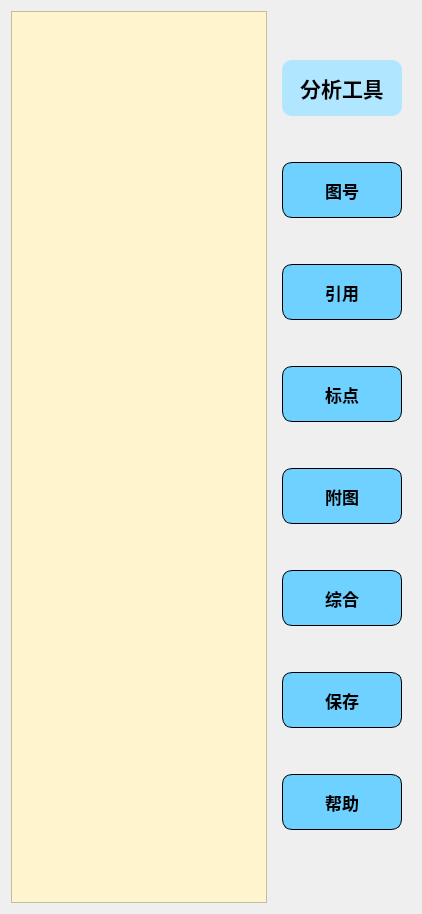
            <widget class="QWidget" name="tab3">
             <attribute name="title">
              <string>松土种菜</string>
             </attribute>
             <layout class="QHBoxLayout" name="horizontalLayout_11">
              <item>
               <widget class="QPlainTextEdit" name="plain3">
                <property name="font">
                 <font>
                  <pointsize>12</pointsize>
                 </font>
                </property>
                <property name="styleSheet">
                 <string notr="true">background-color: rgb(255, 244, 205);</string>
                </property>
                <property name="placeholderText">
                 <string/>
                </property>
               </widget>
              </item>
              <item>
               <widget class="QWidget" name="widget_11" native="true">
                <layout class="QVBoxLayout" name="verticalLayout_10">
                 <item>
                  <spacer name="verticalSpacer_32">
                   <property name="orientation">
                    <enum>Qt::Vertical</enum>
                   </property>
                   <property name="sizeHint" stdset="0">
                    <size>
                     <width>20</width>
                     <height>40</height>
                    </size>
                   </property>
                  </spacer>
                 </item>
                 <item>
                  <widget class="QLabel" name="ana3">
                   <property name="minimumSize">
                    <size>
                     <width>120</width>
                     <height>56</height>
                    </size>
                   </property>
                   <property name="font">
                    <font>
                     <pointsize>16</pointsize>
                     <weight>75</weight>
                     <bold>true</bold>
                    </font>
                   </property>
                   <property name="styleSheet">
                    <string notr="true">#ana3{
	background-color: rgb(176, 230, 255);
	border-radius:10px;

}</string>
                   </property>
                   <property name="text">
                    <string>分析工具</string>
                   </property>
                   <property name="alignment">
                    <set>Qt::AlignCenter</set>
                   </property>
                  </widget>
                 </item>
                 <item>
                  <spacer name="verticalSpacer_5">
                   <property name="orientation">
                    <enum>Qt::Vertical</enum>
                   </property>
                   <property name="sizeHint" stdset="0">
                    <size>
                     <width>20</width>
                     <height>40</height>
                    </size>
                   </property>
                  </spacer>
                 </item>
                 <item>
                  <widget class="QPushButton" name="fig">
                   <property name="sizePolicy">
                    <sizepolicy hsizetype="Preferred" vsizetype="Fixed">
                     <horstretch>0</horstretch>
                     <verstretch>0</verstretch>
                    </sizepolicy>
                   </property>
                   <property name="minimumSize">
                    <size>
                     <width>120</width>
                     <height>56</height>
                    </size>
                   </property>
                   <property name="font">
                    <font>
                     <pointsize>13</pointsize>
                     <weight>75</weight>
                     <bold>true</bold>
                    </font>
                   </property>
                   <property name="styleSheet">
                    <string notr="true">#fig{
		background-color: rgb(110, 209, 255);
	color: rgb(0, 0, 0);
	border:1px solid rgb(0,0,0);
	border-radius:10px;
	Width:60;
Height:36
}
#fig:hover {
	background-color: rgb(255, 255, 255);
	color: rgb(0, 0, 0);
}
#fig:pressed {
	padding-top:3px;
	padding-left:3px;
}


</string>
                   </property>
                   <property name="text">
                    <string>图号</string>
                   </property>
                   <property name="icon">
                    <iconset>
                     <normaloff>:/img/imag/analyse/8.png</normaloff>:/img/imag/analyse/8.png</iconset>
                   </property>
                   <property name="iconSize">
                    <size>
                     <width>20</width>
                     <height>20</height>
                    </size>
                   </property>
                  </widget>
                 </item>
                 <item>
                  <spacer name="verticalSpacer_33">
                   <property name="orientation">
                    <enum>Qt::Vertical</enum>
                   </property>
                   <property name="sizeHint" stdset="0">
                    <size>
                     <width>20</width>
                     <height>40</height>
                    </size>
                   </property>
                  </spacer>
                 </item>
                 <item>
                  <widget class="QPushButton" name="yin3">
                   <property name="sizePolicy">
                    <sizepolicy hsizetype="Preferred" vsizetype="Fixed">
                     <horstretch>0</horstretch>
                     <verstretch>0</verstretch>
                    </sizepolicy>
                   </property>
                   <property name="minimumSize">
                    <size>
                     <width>120</width>
                     <height>56</height>
                    </size>
                   </property>
                   <property name="font">
                    <font>
                     <pointsize>13</pointsize>
                     <weight>75</weight>
                     <bold>true</bold>
                    </font>
                   </property>
                   <property name="styleSheet">
                    <string notr="true">#yin3{
	background-color: rgb(110, 209, 255);
	color: rgb(0, 0, 0);
	border:1px solid rgb(0,0,0);
	border-radius:10px;
	Width:60;
Height:36
}
#yin3:hover {
	background-color: rgb(255, 255, 255);
	color: rgb(0, 0, 0);
}
#yin3:pressed {
	padding-top:3px;
	padding-left:3px;
}


</string>
                   </property>
                   <property name="text">
                    <string>引用</string>
                   </property>
                   <property name="icon">
                    <iconset>
                     <normaloff>:/img/imag/analyse/7.png</normaloff>:/img/imag/analyse/7.png</iconset>
                   </property>
                   <property name="iconSize">
                    <size>
                     <width>20</width>
                     <height>20</height>
                    </size>
                   </property>
                  </widget>
                 </item>
                 <item>
                  <spacer name="verticalSpacer_34">
                   <property name="orientation">
                    <enum>Qt::Vertical</enum>
                   </property>
                   <property name="sizeHint" stdset="0">
                    <size>
                     <width>20</width>
                     <height>40</height>
                    </size>
                   </property>
                  </spacer>
                 </item>
                 <item>
                  <widget class="QPushButton" name="point3">
                   <property name="sizePolicy">
                    <sizepolicy hsizetype="Preferred" vsizetype="Fixed">
                     <horstretch>0</horstretch>
                     <verstretch>0</verstretch>
                    </sizepolicy>
                   </property>
                   <property name="minimumSize">
                    <size>
                     <width>120</width>
                     <height>56</height>
                    </size>
                   </property>
                   <property name="font">
                    <font>
                     <pointsize>13</pointsize>
                     <weight>75</weight>
                     <bold>true</bold>
                    </font>
                   </property>
                   <property name="styleSheet">
                    <string notr="true">#point3{
	background-color: rgb(110, 209, 255);
	color: rgb(0, 0, 0);
	border:1px solid rgb(0,0,0);
	border-radius:10px;
	Width:60;
Height:36
}
#point3:hover {
	background-color: rgb(255, 255, 255);
	color: rgb(0, 0, 0);
}
#point3:pressed {
	padding-top:3px;
	padding-left:3px;
}


</string>
                   </property>
                   <property name="text">
                    <string>标点</string>
                   </property>
                   <property name="icon">
                    <iconset>
                     <normaloff>:/img/imag/analyse/3.png</normaloff>:/img/imag/analyse/3.png</iconset>
                   </property>
                   <property name="iconSize">
                    <size>
                     <width>20</width>
                     <height>20</height>
                    </size>
                   </property>
                  </widget>
                 </item>
                 <item>
                  <spacer name="verticalSpacer_35">
                   <property name="orientation">
                    <enum>Qt::Vertical</enum>
                   </property>
                   <property name="sizeHint" stdset="0">
                    <size>
                     <width>20</width>
                     <height>40</height>
                    </size>
                   </property>
                  </spacer>
                 </item>
                 <item>
                  <widget class="QPushButton" name="pic3">
                   <property name="sizePolicy">
                    <sizepolicy hsizetype="Preferred" vsizetype="Fixed">
                     <horstretch>0</horstretch>
                     <verstretch>0</verstretch>
                    </sizepolicy>
                   </property>
                   <property name="minimumSize">
                    <size>
                     <width>120</width>
                     <height>56</height>
                    </size>
                   </property>
                   <property name="font">
                    <font>
                     <pointsize>13</pointsize>
                     <weight>75</weight>
                     <bold>true</bold>
                    </font>
                   </property>
                   <property name="styleSheet">
                    <string notr="true">#pic3{
	background-color: rgb(110, 209, 255);
	color: rgb(0, 0, 0);
	border:1px solid rgb(0,0,0);
	border-radius:10px;
	Width:60;
Height:36
}
#pic3:hover {
	background-color: rgb(255, 255, 255);
	color: rgb(0, 0, 0);
}
#pic3:pressed {
	padding-top:3px;
	padding-left:3px;
}


</string>
                   </property>
                   <property name="text">
                    <string>附图</string>
                   </property>
                   <property name="icon">
                    <iconset>
                     <normaloff>:/img/imag/analyse/3.png</normaloff>:/img/imag/analyse/3.png</iconset>
                   </property>
                   <property name="iconSize">
                    <size>
                     <width>20</width>
                     <height>20</height>
                    </size>
                   </property>
                  </widget>
                 </item>
                 <item>
                  <spacer name="verticalSpacer_36">
                   <property name="orientation">
                    <enum>Qt::Vertical</enum>
                   </property>
                   <property name="sizeHint" stdset="0">
                    <size>
                     <width>20</width>
                     <height>40</height>
                    </size>
                   </property>
                  </spacer>
                 </item>
                 <item>
                  <widget class="QPushButton" name="syn3">
                   <property name="sizePolicy">
                    <sizepolicy hsizetype="Preferred" vsizetype="Fixed">
                     <horstretch>0</horstretch>
                     <verstretch>0</verstretch>
                    </sizepolicy>
                   </property>
                   <property name="minimumSize">
                    <size>
                     <width>120</width>
                     <height>56</height>
                    </size>
                   </property>
                   <property name="font">
                    <font>
                     <pointsize>13</pointsize>
                     <weight>75</weight>
                     <bold>true</bold>
                    </font>
                   </property>
                   <property name="styleSheet">
                    <string notr="true">#syn3{
	background-color: rgb(110, 209, 255);
	color: rgb(0, 0, 0);
	border:1px solid rgb(0,0,0);
	border-radius:10px;
	Width:60;
Height:36
}
#syn3:hover {
	background-color: rgb(255, 255, 255);
	color: rgb(0, 0, 0);
}
#syn3:pressed {
	padding-top:3px;
	padding-left:3px;
}


</string>
                   </property>
                   <property name="text">
                    <string>综合</string>
                   </property>
                   <property name="icon">
                    <iconset>
                     <normaloff>:/img/imag/analyse/1.png</normaloff>:/img/imag/analyse/1.png</iconset>
                   </property>
                   <property name="iconSize">
                    <size>
                     <width>20</width>
                     <height>20</height>
                    </size>
                   </property>
                  </widget>
                 </item>
                 <item>
                  <spacer name="verticalSpacer_37">
                   <property name="orientation">
                    <enum>Qt::Vertical</enum>
                   </property>
                   <property name="sizeHint" stdset="0">
                    <size>
                     <width>20</width>
                     <height>40</height>
                    </size>
                   </property>
                  </spacer>
                 </item>
                 <item>
                  <widget class="QPushButton" name="save3">
                   <property name="sizePolicy">
                    <sizepolicy hsizetype="Preferred" vsizetype="Fixed">
                     <horstretch>0</horstretch>
                     <verstretch>0</verstretch>
                    </sizepolicy>
                   </property>
                   <property name="minimumSize">
                    <size>
                     <width>120</width>
                     <height>56</height>
                    </size>
                   </property>
                   <property name="font">
                    <font>
                     <pointsize>13</pointsize>
                     <weight>75</weight>
                     <bold>true</bold>
                    </font>
                   </property>
                   <property name="styleSheet">
                    <string notr="true">#save3{
	background-color: rgb(110, 209, 255);
	color: rgb(0, 0, 0);
	border:1px solid rgb(0,0,0);
	border-radius:10px;
	Width:60;
Height:36
}
#save3:hover {
	background-color: rgb(255, 255, 255);
	color: rgb(0, 0, 0);
}
#save3:pressed {
	padding-top:3px;
	padding-left:3px;
}


</string>
                   </property>
                   <property name="text">
                    <string>保存</string>
                   </property>
                   <property name="icon">
                    <iconset>
                     <normaloff>:/img/imag/analyse/save.png</normaloff>:/img/imag/analyse/save.png</iconset>
                   </property>
                   <property name="iconSize">
                    <size>
                     <width>20</width>
                     <height>20</height>
                    </size>
                   </property>
                  </widget>
                 </item>
                 <item>
                  <spacer name="verticalSpacer_38">
                   <property name="orientation">
                    <enum>Qt::Vertical</enum>
                   </property>
                   <property name="sizeHint" stdset="0">
                    <size>
                     <width>20</width>
                     <height>40</height>
                    </size>
                   </property>
                  </spacer>
                 </item>
                 <item>
                  <widget class="QPushButton" name="help3">
                   <property name="sizePolicy">
                    <sizepolicy hsizetype="Preferred" vsizetype="Fixed">
                     <horstretch>0</horstretch>
                     <verstretch>0</verstretch>
                    </sizepolicy>
                   </property>
                   <property name="minimumSize">
                    <size>
                     <width>120</width>
                     <height>56</height>
                    </size>
                   </property>
                   <property name="font">
                    <font>
                     <pointsize>13</pointsize>
                     <weight>75</weight>
                     <bold>true</bold>
                    </font>
                   </property>
                   <property name="styleSheet">
                    <string notr="true">#help3{
	background-color: rgb(110, 209, 255);
	color: rgb(0, 0, 0);
	border:1px solid rgb(0,0,0);
	border-radius:10px;
	Width:60;
Height:36
}
#help3:hover {
	background-color: rgb(255, 255, 255);
	color: rgb(0, 0, 0);
}
#help3:pressed {
	padding-top:3px;
	padding-left:3px;
}


</string>
                   </property>
                   <property name="text">
                    <string>帮助</string>
                   </property>
                   <property name="icon">
                    <iconset>
                     <normaloff>:/img/imag/help.png</normaloff>:/img/imag/help.png</iconset>
                   </property>
                   <property name="iconSize">
                    <size>
                     <width>20</width>
                     <height>20</height>
                    </size>
                   </property>
                  </widget>
                 </item>
                 <item>
                  <spacer name="verticalSpacer_39">
                   <property name="orientation">
                    <enum>Qt::Vertical</enum>
                   </property>
                   <property name="sizeHint" stdset="0">
                    <size>
                     <width>20</width>
                     <height>40</height>
                    </size>
                   </property>
                  </spacer>
                 </item>
                 <item>
                  <widget class="QWidget" name="widget_12" native="true">
                   <layout class="QHBoxLayout" name="horizontalLayout_16"/>
                  </widget>
                 </item>
                </layout>
               </widget>
              </item>
             </layout>
            </widget>
